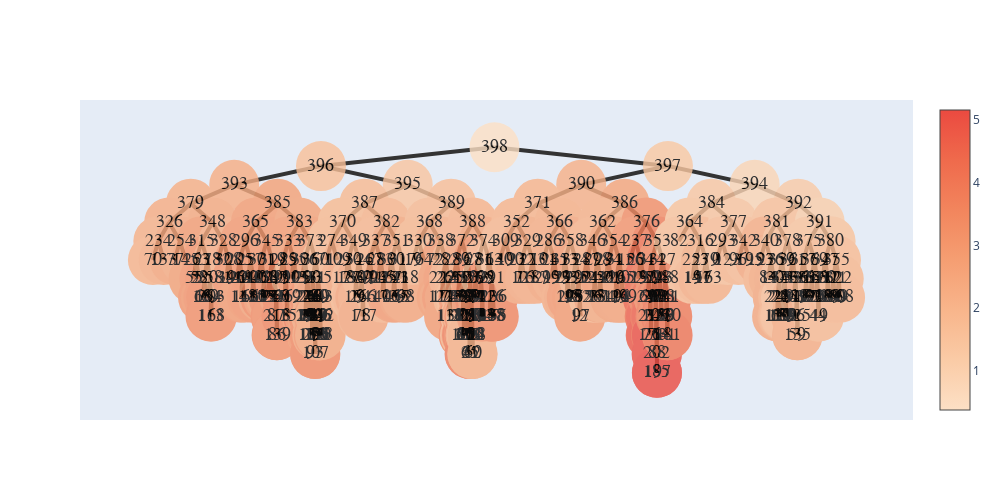

This figure's notebook cell:
### Code cell
show_tree(nodes1[-1]).show_fig()
